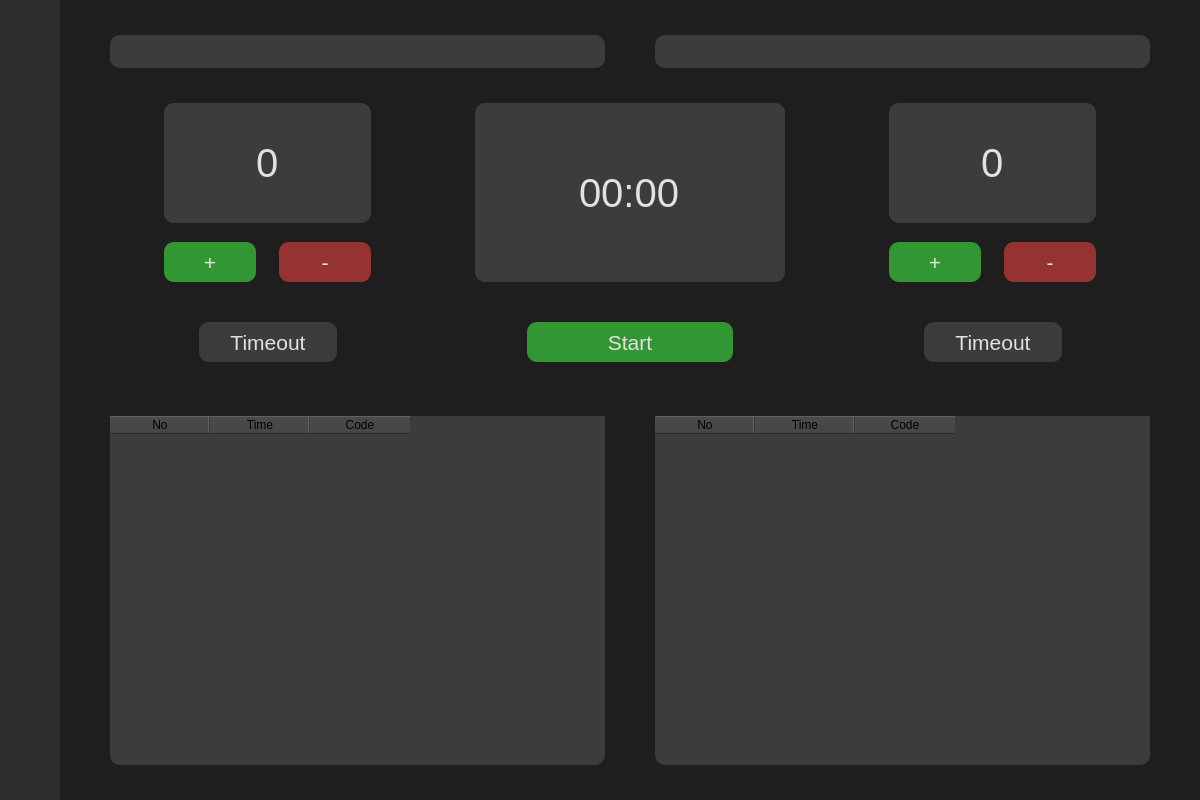
<?xml version="1.0" encoding="UTF-8"?>
<ui version="4.0">
 <class>MainWindow</class>
 <widget class="QMainWindow" name="MainWindow">
  <property name="geometry">
   <rect>
    <x>0</x>
    <y>0</y>
    <width>1200</width>
    <height>800</height>
   </rect>
  </property>
  <property name="minimumSize">
   <size>
    <width>800</width>
    <height>600</height>
   </size>
  </property>
  <property name="font">
   <font>
    <pointsize>9</pointsize>
   </font>
  </property>
  <property name="windowTitle">
   <string>Hockey Game Clock</string>
  </property>
  <property name="windowIcon">
   <iconset resource="resources.qrc">
    <normaloff>:/icons/icons/logo.png</normaloff>:/icons/icons/logo.png</iconset>
  </property>
  <property name="styleSheet">
   <string notr="true">background-color: rgb(30, 30, 30);</string>
  </property>
  <widget class="QWidget" name="centralwidget">
   <property name="styleSheet">
    <string notr="true">QPushButton {
    border: none;
    border-radius: 10px;
    color: rgb(225, 225, 225);
	background-color: rgb(60, 60, 60);
}

QTimeEdit {
    border: none;
    border-radius: 10px;
	color: rgb(225, 225, 225);
	background-color: rgb(60, 60, 60);
}

QSpinBox {
    border: none;
    border-radius: 10px;
	color: rgb(225, 225, 225);
	background-color: rgb(60, 60, 60);
}

QLineEdit {
    border: none;
    border-radius: 10px;
	color: rgb(225, 225, 225);
	background-color: rgb(60, 60, 60);
}

QTableWidget {
    border: none;
    border-radius: 10px;
    color: rgb(225, 225, 225);
	background-color: rgb(60, 60, 60);
}</string>
   </property>
   <layout class="QVBoxLayout" name="verticalLayout">
    <property name="spacing">
     <number>0</number>
    </property>
    <property name="leftMargin">
     <number>0</number>
    </property>
    <property name="topMargin">
     <number>0</number>
    </property>
    <property name="rightMargin">
     <number>0</number>
    </property>
    <property name="bottomMargin">
     <number>0</number>
    </property>
    <item>
     <widget class="QFrame" name="content">
      <property name="frameShape">
       <enum>QFrame::NoFrame</enum>
      </property>
      <property name="frameShadow">
       <enum>QFrame::Raised</enum>
      </property>
      <property name="lineWidth">
       <number>0</number>
      </property>
      <layout class="QHBoxLayout" name="horizontalLayout">
       <property name="spacing">
        <number>0</number>
       </property>
       <property name="leftMargin">
        <number>0</number>
       </property>
       <property name="topMargin">
        <number>0</number>
       </property>
       <property name="rightMargin">
        <number>0</number>
       </property>
       <property name="bottomMargin">
        <number>0</number>
       </property>
       <item>
        <widget class="QFrame" name="left_bar">
         <property name="minimumSize">
          <size>
           <width>60</width>
           <height>0</height>
          </size>
         </property>
         <property name="maximumSize">
          <size>
           <width>60</width>
           <height>16777215</height>
          </size>
         </property>
         <property name="styleSheet">
          <string notr="true">background-color: rgb(45, 45, 45);</string>
         </property>
         <property name="frameShape">
          <enum>QFrame::NoFrame</enum>
         </property>
         <property name="frameShadow">
          <enum>QFrame::Raised</enum>
         </property>
         <property name="lineWidth">
          <number>0</number>
         </property>
         <layout class="QVBoxLayout" name="verticalLayout_2">
          <property name="spacing">
           <number>0</number>
          </property>
          <property name="leftMargin">
           <number>0</number>
          </property>
          <property name="topMargin">
           <number>0</number>
          </property>
          <property name="rightMargin">
           <number>0</number>
          </property>
          <property name="bottomMargin">
           <number>0</number>
          </property>
          <item>
           <widget class="QPushButton" name="clock">
            <property name="minimumSize">
             <size>
              <width>60</width>
              <height>60</height>
             </size>
            </property>
            <property name="maximumSize">
             <size>
              <width>60</width>
              <height>60</height>
             </size>
            </property>
            <property name="styleSheet">
             <string notr="true">QPushButton:hover {
	background-color: rgb(75, 75, 75);
}</string>
            </property>
            <property name="text">
             <string/>
            </property>
            <property name="icon">
             <iconset resource="resources.qrc">
              <normaloff>:/icons/icons/clock.png</normaloff>:/icons/icons/clock.png</iconset>
            </property>
            <property name="iconSize">
             <size>
              <width>32</width>
              <height>32</height>
             </size>
            </property>
           </widget>
          </item>
          <item>
           <spacer name="spacer">
            <property name="orientation">
             <enum>Qt::Vertical</enum>
            </property>
            <property name="sizeHint" stdset="0">
             <size>
              <width>20</width>
              <height>40</height>
             </size>
            </property>
           </spacer>
          </item>
          <item>
           <widget class="QPushButton" name="settings">
            <property name="minimumSize">
             <size>
              <width>60</width>
              <height>60</height>
             </size>
            </property>
            <property name="maximumSize">
             <size>
              <width>60</width>
              <height>60</height>
             </size>
            </property>
            <property name="font">
             <font>
              <kerning>true</kerning>
             </font>
            </property>
            <property name="styleSheet">
             <string notr="true">QPushButton:hover {
	background-color: rgb(75, 75, 75);
}</string>
            </property>
            <property name="text">
             <string/>
            </property>
            <property name="icon">
             <iconset resource="resources.qrc">
              <normaloff>:/icons/icons/settings.png</normaloff>:/icons/icons/settings.png</iconset>
            </property>
            <property name="iconSize">
             <size>
              <width>32</width>
              <height>32</height>
             </size>
            </property>
           </widget>
          </item>
         </layout>
        </widget>
       </item>
       <item>
        <widget class="QFrame" name="clock_page">
         <property name="styleSheet">
          <string notr="true">background-color: rgb(30, 30, 30);</string>
         </property>
         <property name="frameShape">
          <enum>QFrame::NoFrame</enum>
         </property>
         <property name="frameShadow">
          <enum>QFrame::Raised</enum>
         </property>
         <property name="lineWidth">
          <number>0</number>
         </property>
         <layout class="QVBoxLayout" name="verticalLayout_3" stretch="1,2,1,8,1,10,1">
          <property name="spacing">
           <number>0</number>
          </property>
          <property name="leftMargin">
           <number>0</number>
          </property>
          <property name="topMargin">
           <number>0</number>
          </property>
          <property name="rightMargin">
           <number>0</number>
          </property>
          <property name="bottomMargin">
           <number>0</number>
          </property>
          <item>
           <spacer name="verticalSpacer_11">
            <property name="orientation">
             <enum>Qt::Vertical</enum>
            </property>
            <property name="sizeHint" stdset="0">
             <size>
              <width>20</width>
              <height>40</height>
             </size>
            </property>
           </spacer>
          </item>
          <item>
           <layout class="QHBoxLayout" name="team_names" stretch="1,10,1,10,1">
            <property name="spacing">
             <number>0</number>
            </property>
            <item>
             <spacer name="horizontalSpacer_12">
              <property name="orientation">
               <enum>Qt::Horizontal</enum>
              </property>
              <property name="sizeHint" stdset="0">
               <size>
                <width>40</width>
                <height>20</height>
               </size>
              </property>
             </spacer>
            </item>
            <item>
             <widget class="QLineEdit" name="home_name">
              <property name="font">
               <font>
                <pointsize>20</pointsize>
               </font>
              </property>
              <property name="styleSheet">
               <string notr="true">background-color: rgb(60, 60, 60);</string>
              </property>
              <property name="alignment">
               <set>Qt::AlignCenter</set>
              </property>
             </widget>
            </item>
            <item>
             <spacer name="spacer_2">
              <property name="orientation">
               <enum>Qt::Horizontal</enum>
              </property>
              <property name="sizeType">
               <enum>QSizePolicy::Expanding</enum>
              </property>
              <property name="sizeHint" stdset="0">
               <size>
                <width>20</width>
                <height>20</height>
               </size>
              </property>
             </spacer>
            </item>
            <item>
             <widget class="QLineEdit" name="guest_name">
              <property name="font">
               <font>
                <pointsize>20</pointsize>
               </font>
              </property>
              <property name="styleSheet">
               <string notr="true">background-color: rgb(60, 60, 60);</string>
              </property>
              <property name="alignment">
               <set>Qt::AlignCenter</set>
              </property>
             </widget>
            </item>
            <item>
             <spacer name="horizontalSpacer_13">
              <property name="orientation">
               <enum>Qt::Horizontal</enum>
              </property>
              <property name="sizeHint" stdset="0">
               <size>
                <width>40</width>
                <height>20</height>
               </size>
              </property>
             </spacer>
            </item>
           </layout>
          </item>
          <item>
           <spacer name="verticalSpacer_4">
            <property name="orientation">
             <enum>Qt::Vertical</enum>
            </property>
            <property name="sizeType">
             <enum>QSizePolicy::Expanding</enum>
            </property>
            <property name="sizeHint" stdset="0">
             <size>
              <width>20</width>
              <height>20</height>
             </size>
            </property>
           </spacer>
          </item>
          <item>
           <layout class="QHBoxLayout" name="time_goal_control" stretch="2,4,2,6,2,4,2">
            <property name="spacing">
             <number>0</number>
            </property>
            <item>
             <spacer name="horizontalSpacer_10">
              <property name="orientation">
               <enum>Qt::Horizontal</enum>
              </property>
              <property name="sizeHint" stdset="0">
               <size>
                <width>40</width>
                <height>20</height>
               </size>
              </property>
             </spacer>
            </item>
            <item>
             <layout class="QVBoxLayout" name="time_goal_control_home" stretch="6,1,2,2,2,1">
              <property name="spacing">
               <number>0</number>
              </property>
              <item>
               <widget class="QSpinBox" name="home_goals">
                <property name="sizePolicy">
                 <sizepolicy hsizetype="Expanding" vsizetype="Expanding">
                  <horstretch>0</horstretch>
                  <verstretch>0</verstretch>
                 </sizepolicy>
                </property>
                <property name="maximumSize">
                 <size>
                  <width>16777215</width>
                  <height>16777215</height>
                 </size>
                </property>
                <property name="font">
                 <font>
                  <pointsize>30</pointsize>
                 </font>
                </property>
                <property name="styleSheet">
                 <string notr="true">background-color: rgb(60, 60, 60);</string>
                </property>
                <property name="alignment">
                 <set>Qt::AlignCenter</set>
                </property>
                <property name="readOnly">
                 <bool>true</bool>
                </property>
                <property name="buttonSymbols">
                 <enum>QAbstractSpinBox::NoButtons</enum>
                </property>
               </widget>
              </item>
              <item>
               <spacer name="verticalSpacer_2">
                <property name="orientation">
                 <enum>Qt::Vertical</enum>
                </property>
                <property name="sizeType">
                 <enum>QSizePolicy::Expanding</enum>
                </property>
                <property name="sizeHint" stdset="0">
                 <size>
                  <width>20</width>
                  <height>20</height>
                 </size>
                </property>
               </spacer>
              </item>
              <item>
               <layout class="QHBoxLayout" name="horizontalLayout_6" stretch="4,1,4">
                <property name="spacing">
                 <number>0</number>
                </property>
                <item>
                 <widget class="QPushButton" name="home_goal_new">
                  <property name="sizePolicy">
                   <sizepolicy hsizetype="Expanding" vsizetype="Expanding">
                    <horstretch>0</horstretch>
                    <verstretch>0</verstretch>
                   </sizepolicy>
                  </property>
                  <property name="minimumSize">
                   <size>
                    <width>0</width>
                    <height>0</height>
                   </size>
                  </property>
                  <property name="font">
                   <font>
                    <pointsize>16</pointsize>
                   </font>
                  </property>
                  <property name="styleSheet">
                   <string notr="true">QPushButton {
    border: none;
    border-radius: 10px;
    color: rgb(225, 225, 225);
    background-color: rgb(50, 150, 50);
}
QPushButton:hover {
    color: rgb(255, 255, 255);
	background-color: rgb(50, 200, 50);
}
</string>
                  </property>
                  <property name="text">
                   <string>+</string>
                  </property>
                 </widget>
                </item>
                <item>
                 <spacer name="horizontalSpacer_3">
                  <property name="orientation">
                   <enum>Qt::Horizontal</enum>
                  </property>
                  <property name="sizeType">
                   <enum>QSizePolicy::Expanding</enum>
                  </property>
                  <property name="sizeHint" stdset="0">
                   <size>
                    <width>20</width>
                    <height>20</height>
                   </size>
                  </property>
                 </spacer>
                </item>
                <item>
                 <widget class="QPushButton" name="home_goal_del">
                  <property name="sizePolicy">
                   <sizepolicy hsizetype="Expanding" vsizetype="Expanding">
                    <horstretch>0</horstretch>
                    <verstretch>0</verstretch>
                   </sizepolicy>
                  </property>
                  <property name="minimumSize">
                   <size>
                    <width>0</width>
                    <height>0</height>
                   </size>
                  </property>
                  <property name="font">
                   <font>
                    <pointsize>16</pointsize>
                   </font>
                  </property>
                  <property name="styleSheet">
                   <string notr="true">QPushButton {
    border: none;
    border-radius: 10px;
    color: rgb(225, 225, 225);
    background-color: rgb(150, 50, 50);
}
QPushButton:hover {
    color: rgb(255, 255, 255);
	background-color: rgb(200, 50, 50);
}</string>
                  </property>
                  <property name="text">
                   <string>-</string>
                  </property>
                 </widget>
                </item>
               </layout>
              </item>
              <item>
               <spacer name="verticalSpacer_5">
                <property name="orientation">
                 <enum>Qt::Vertical</enum>
                </property>
                <property name="sizeType">
                 <enum>QSizePolicy::Expanding</enum>
                </property>
                <property name="sizeHint" stdset="0">
                 <size>
                  <width>20</width>
                  <height>20</height>
                 </size>
                </property>
               </spacer>
              </item>
              <item>
               <layout class="QHBoxLayout" name="horizontalLayout_2" stretch="1,4,1">
                <property name="spacing">
                 <number>0</number>
                </property>
                <property name="leftMargin">
                 <number>0</number>
                </property>
                <property name="topMargin">
                 <number>0</number>
                </property>
                <property name="rightMargin">
                 <number>0</number>
                </property>
                <property name="bottomMargin">
                 <number>0</number>
                </property>
                <item>
                 <spacer name="horizontalSpacer_14">
                  <property name="orientation">
                   <enum>Qt::Horizontal</enum>
                  </property>
                  <property name="sizeHint" stdset="0">
                   <size>
                    <width>40</width>
                    <height>20</height>
                   </size>
                  </property>
                 </spacer>
                </item>
                <item>
                 <widget class="QPushButton" name="home_timeout">
                  <property name="sizePolicy">
                   <sizepolicy hsizetype="Expanding" vsizetype="Expanding">
                    <horstretch>0</horstretch>
                    <verstretch>0</verstretch>
                   </sizepolicy>
                  </property>
                  <property name="font">
                   <font>
                    <pointsize>16</pointsize>
                   </font>
                  </property>
                  <property name="styleSheet">
                   <string notr="true">QPushButton {
    border: none;
    border-radius: 10px;
    color: rgb(225, 225, 225);
    background-color: rgb(60, 60, 60);
}
QPushButton:hover {
    color: rgb(255, 255, 255);
	background-color: rgb(75, 75, 75);
}
</string>
                  </property>
                  <property name="text">
                   <string>Timeout</string>
                  </property>
                 </widget>
                </item>
                <item>
                 <spacer name="horizontalSpacer_15">
                  <property name="orientation">
                   <enum>Qt::Horizontal</enum>
                  </property>
                  <property name="sizeHint" stdset="0">
                   <size>
                    <width>40</width>
                    <height>20</height>
                   </size>
                  </property>
                 </spacer>
                </item>
               </layout>
              </item>
              <item>
               <spacer name="verticalSpacer_9">
                <property name="orientation">
                 <enum>Qt::Vertical</enum>
                </property>
                <property name="sizeHint" stdset="0">
                 <size>
                  <width>20</width>
                  <height>40</height>
                 </size>
                </property>
               </spacer>
              </item>
             </layout>
            </item>
            <item>
             <spacer name="horizontalSpacer">
              <property name="orientation">
               <enum>Qt::Horizontal</enum>
              </property>
              <property name="sizeType">
               <enum>QSizePolicy::Minimum</enum>
              </property>
              <property name="sizeHint" stdset="0">
               <size>
                <width>40</width>
                <height>20</height>
               </size>
              </property>
             </spacer>
            </item>
            <item>
             <layout class="QVBoxLayout" name="time_control" stretch="9,2,2,1">
              <property name="spacing">
               <number>0</number>
              </property>
              <item>
               <widget class="QTimeEdit" name="timeEdit">
                <property name="sizePolicy">
                 <sizepolicy hsizetype="Expanding" vsizetype="Expanding">
                  <horstretch>0</horstretch>
                  <verstretch>0</verstretch>
                 </sizepolicy>
                </property>
                <property name="maximumSize">
                 <size>
                  <width>16777215</width>
                  <height>16777215</height>
                 </size>
                </property>
                <property name="font">
                 <font>
                  <pointsize>30</pointsize>
                  <italic>false</italic>
                  <bold>false</bold>
                  <underline>false</underline>
                  <kerning>true</kerning>
                 </font>
                </property>
                <property name="styleSheet">
                 <string notr="true">background-color: rgb(60, 60, 60);</string>
                </property>
                <property name="wrapping">
                 <bool>false</bool>
                </property>
                <property name="frame">
                 <bool>true</bool>
                </property>
                <property name="alignment">
                 <set>Qt::AlignCenter</set>
                </property>
                <property name="buttonSymbols">
                 <enum>QAbstractSpinBox::NoButtons</enum>
                </property>
                <property name="maximumTime">
                 <time>
                  <hour>1</hour>
                  <minute>0</minute>
                  <second>0</second>
                 </time>
                </property>
                <property name="currentSection">
                 <enum>QDateTimeEdit::MinuteSection</enum>
                </property>
                <property name="displayFormat">
                 <string>mm:ss</string>
                </property>
               </widget>
              </item>
              <item>
               <spacer name="verticalSpacer">
                <property name="orientation">
                 <enum>Qt::Vertical</enum>
                </property>
                <property name="sizeType">
                 <enum>QSizePolicy::Expanding</enum>
                </property>
                <property name="sizeHint" stdset="0">
                 <size>
                  <width>20</width>
                  <height>20</height>
                 </size>
                </property>
               </spacer>
              </item>
              <item>
               <layout class="QHBoxLayout" name="horizontalLayout_5" stretch="1,4,1">
                <property name="spacing">
                 <number>0</number>
                </property>
                <property name="leftMargin">
                 <number>0</number>
                </property>
                <property name="topMargin">
                 <number>0</number>
                </property>
                <property name="rightMargin">
                 <number>0</number>
                </property>
                <property name="bottomMargin">
                 <number>0</number>
                </property>
                <item>
                 <spacer name="horizontalSpacer_6">
                  <property name="orientation">
                   <enum>Qt::Horizontal</enum>
                  </property>
                  <property name="sizeHint" stdset="0">
                   <size>
                    <width>40</width>
                    <height>20</height>
                   </size>
                  </property>
                 </spacer>
                </item>
                <item>
                 <widget class="QPushButton" name="pushButton">
                  <property name="sizePolicy">
                   <sizepolicy hsizetype="Expanding" vsizetype="Expanding">
                    <horstretch>0</horstretch>
                    <verstretch>0</verstretch>
                   </sizepolicy>
                  </property>
                  <property name="minimumSize">
                   <size>
                    <width>0</width>
                    <height>0</height>
                   </size>
                  </property>
                  <property name="maximumSize">
                   <size>
                    <width>16777215</width>
                    <height>16777215</height>
                   </size>
                  </property>
                  <property name="font">
                   <font>
                    <pointsize>16</pointsize>
                   </font>
                  </property>
                  <property name="styleSheet">
                   <string notr="true">QPushButton {
    border: none;
    border-radius: 10px;
    color: rgb(225, 225, 225);
    background-color: rgb(50, 150, 50);
}
QPushButton:hover {
    color: rgb(255, 255, 255);
	background-color: rgb(50, 200, 50);
}</string>
                  </property>
                  <property name="text">
                   <string>Start</string>
                  </property>
                 </widget>
                </item>
                <item>
                 <spacer name="horizontalSpacer_7">
                  <property name="orientation">
                   <enum>Qt::Horizontal</enum>
                  </property>
                  <property name="sizeHint" stdset="0">
                   <size>
                    <width>40</width>
                    <height>20</height>
                   </size>
                  </property>
                 </spacer>
                </item>
               </layout>
              </item>
              <item>
               <spacer name="verticalSpacer_13">
                <property name="orientation">
                 <enum>Qt::Vertical</enum>
                </property>
                <property name="sizeHint" stdset="0">
                 <size>
                  <width>20</width>
                  <height>40</height>
                 </size>
                </property>
               </spacer>
              </item>
             </layout>
            </item>
            <item>
             <spacer name="horizontalSpacer_2">
              <property name="orientation">
               <enum>Qt::Horizontal</enum>
              </property>
              <property name="sizeType">
               <enum>QSizePolicy::Expanding</enum>
              </property>
              <property name="sizeHint" stdset="0">
               <size>
                <width>40</width>
                <height>20</height>
               </size>
              </property>
             </spacer>
            </item>
            <item>
             <layout class="QVBoxLayout" name="time_goal_control_guest" stretch="6,1,2,2,2,1">
              <property name="spacing">
               <number>0</number>
              </property>
              <item>
               <widget class="QSpinBox" name="guest_goals">
                <property name="sizePolicy">
                 <sizepolicy hsizetype="Expanding" vsizetype="Expanding">
                  <horstretch>0</horstretch>
                  <verstretch>0</verstretch>
                 </sizepolicy>
                </property>
                <property name="maximumSize">
                 <size>
                  <width>16777215</width>
                  <height>16777215</height>
                 </size>
                </property>
                <property name="font">
                 <font>
                  <pointsize>30</pointsize>
                 </font>
                </property>
                <property name="styleSheet">
                 <string notr="true">background-color: rgb(60, 60, 60);</string>
                </property>
                <property name="alignment">
                 <set>Qt::AlignCenter</set>
                </property>
                <property name="readOnly">
                 <bool>true</bool>
                </property>
                <property name="buttonSymbols">
                 <enum>QAbstractSpinBox::NoButtons</enum>
                </property>
               </widget>
              </item>
              <item>
               <spacer name="verticalSpacer_3">
                <property name="orientation">
                 <enum>Qt::Vertical</enum>
                </property>
                <property name="sizeType">
                 <enum>QSizePolicy::Expanding</enum>
                </property>
                <property name="sizeHint" stdset="0">
                 <size>
                  <width>20</width>
                  <height>20</height>
                 </size>
                </property>
               </spacer>
              </item>
              <item>
               <layout class="QHBoxLayout" name="horizontalLayout_4" stretch="4,1,4">
                <property name="spacing">
                 <number>0</number>
                </property>
                <item>
                 <widget class="QPushButton" name="guest_goal_new">
                  <property name="sizePolicy">
                   <sizepolicy hsizetype="Expanding" vsizetype="Expanding">
                    <horstretch>0</horstretch>
                    <verstretch>0</verstretch>
                   </sizepolicy>
                  </property>
                  <property name="minimumSize">
                   <size>
                    <width>0</width>
                    <height>0</height>
                   </size>
                  </property>
                  <property name="font">
                   <font>
                    <pointsize>16</pointsize>
                   </font>
                  </property>
                  <property name="styleSheet">
                   <string notr="true">QPushButton {
    border: none;
    border-radius: 10px;
    color: rgb(225, 225, 225);
    background-color: rgb(50, 150, 50);
}
QPushButton:hover {
    color: rgb(255, 255, 255);
	background-color: rgb(50, 200, 50);
}</string>
                  </property>
                  <property name="text">
                   <string>+</string>
                  </property>
                 </widget>
                </item>
                <item>
                 <spacer name="horizontalSpacer_4">
                  <property name="orientation">
                   <enum>Qt::Horizontal</enum>
                  </property>
                  <property name="sizeType">
                   <enum>QSizePolicy::Expanding</enum>
                  </property>
                  <property name="sizeHint" stdset="0">
                   <size>
                    <width>20</width>
                    <height>20</height>
                   </size>
                  </property>
                 </spacer>
                </item>
                <item>
                 <widget class="QPushButton" name="guest_goal_del">
                  <property name="sizePolicy">
                   <sizepolicy hsizetype="Expanding" vsizetype="Expanding">
                    <horstretch>0</horstretch>
                    <verstretch>0</verstretch>
                   </sizepolicy>
                  </property>
                  <property name="minimumSize">
                   <size>
                    <width>0</width>
                    <height>0</height>
                   </size>
                  </property>
                  <property name="font">
                   <font>
                    <pointsize>16</pointsize>
                   </font>
                  </property>
                  <property name="styleSheet">
                   <string notr="true">QPushButton {
    border: none;
    border-radius: 10px;
    color: rgb(225, 225, 225);
    background-color: rgb(150, 50, 50);
}
QPushButton:hover {
    color: rgb(255, 255, 255);
	background-color: rgb(200, 50, 50);
}</string>
                  </property>
                  <property name="text">
                   <string>-</string>
                  </property>
                 </widget>
                </item>
               </layout>
              </item>
              <item>
               <spacer name="verticalSpacer_6">
                <property name="orientation">
                 <enum>Qt::Vertical</enum>
                </property>
                <property name="sizeType">
                 <enum>QSizePolicy::Expanding</enum>
                </property>
                <property name="sizeHint" stdset="0">
                 <size>
                  <width>20</width>
                  <height>20</height>
                 </size>
                </property>
               </spacer>
              </item>
              <item>
               <layout class="QHBoxLayout" name="horizontalLayout_3" stretch="1,4,1">
                <property name="spacing">
                 <number>0</number>
                </property>
                <property name="leftMargin">
                 <number>0</number>
                </property>
                <property name="topMargin">
                 <number>0</number>
                </property>
                <property name="rightMargin">
                 <number>0</number>
                </property>
                <property name="bottomMargin">
                 <number>0</number>
                </property>
                <item>
                 <spacer name="horizontalSpacer_16">
                  <property name="orientation">
                   <enum>Qt::Horizontal</enum>
                  </property>
                  <property name="sizeHint" stdset="0">
                   <size>
                    <width>40</width>
                    <height>20</height>
                   </size>
                  </property>
                 </spacer>
                </item>
                <item>
                 <widget class="QPushButton" name="guest_timeout">
                  <property name="sizePolicy">
                   <sizepolicy hsizetype="Expanding" vsizetype="Expanding">
                    <horstretch>0</horstretch>
                    <verstretch>0</verstretch>
                   </sizepolicy>
                  </property>
                  <property name="font">
                   <font>
                    <pointsize>16</pointsize>
                   </font>
                  </property>
                  <property name="styleSheet">
                   <string notr="true">QPushButton {
    border: none;
    border-radius: 10px;
    color: rgb(225, 225, 225);
    background-color: rgb(60, 60, 60);
}
QPushButton:hover {
    color: rgb(255, 255, 255);
	background-color: rgb(75, 75, 75);
}</string>
                  </property>
                  <property name="text">
                   <string>Timeout</string>
                  </property>
                 </widget>
                </item>
                <item>
                 <spacer name="horizontalSpacer_17">
                  <property name="orientation">
                   <enum>Qt::Horizontal</enum>
                  </property>
                  <property name="sizeHint" stdset="0">
                   <size>
                    <width>40</width>
                    <height>20</height>
                   </size>
                  </property>
                 </spacer>
                </item>
               </layout>
              </item>
              <item>
               <spacer name="verticalSpacer_10">
                <property name="orientation">
                 <enum>Qt::Vertical</enum>
                </property>
                <property name="sizeHint" stdset="0">
                 <size>
                  <width>20</width>
                  <height>40</height>
                 </size>
                </property>
               </spacer>
              </item>
             </layout>
            </item>
            <item>
             <spacer name="horizontalSpacer_11">
              <property name="orientation">
               <enum>Qt::Horizontal</enum>
              </property>
              <property name="sizeHint" stdset="0">
               <size>
                <width>40</width>
                <height>20</height>
               </size>
              </property>
             </spacer>
            </item>
           </layout>
          </item>
          <item>
           <spacer name="verticalSpacer_7">
            <property name="orientation">
             <enum>Qt::Vertical</enum>
            </property>
            <property name="sizeType">
             <enum>QSizePolicy::Expanding</enum>
            </property>
            <property name="sizeHint" stdset="0">
             <size>
              <width>20</width>
              <height>20</height>
             </size>
            </property>
           </spacer>
          </item>
          <item>
           <layout class="QHBoxLayout" name="penalty_control" stretch="1,10,1,10,1">
            <property name="spacing">
             <number>0</number>
            </property>
            <property name="leftMargin">
             <number>0</number>
            </property>
            <property name="topMargin">
             <number>0</number>
            </property>
            <property name="rightMargin">
             <number>0</number>
            </property>
            <property name="bottomMargin">
             <number>0</number>
            </property>
            <item>
             <spacer name="horizontalSpacer_8">
              <property name="orientation">
               <enum>Qt::Horizontal</enum>
              </property>
              <property name="sizeHint" stdset="0">
               <size>
                <width>40</width>
                <height>20</height>
               </size>
              </property>
             </spacer>
            </item>
            <item>
             <layout class="QVBoxLayout" name="penalty_control_home">
              <property name="spacing">
               <number>0</number>
              </property>
              <item>
               <widget class="QTableWidget" name="home_penalties">
                <property name="styleSheet">
                 <string notr="true">background-color: rgb(60, 60, 60);
</string>
                </property>
                <column>
                 <property name="text">
                  <string>No</string>
                 </property>
                </column>
                <column>
                 <property name="text">
                  <string>Time</string>
                 </property>
                </column>
                <column>
                 <property name="text">
                  <string>Code</string>
                 </property>
                </column>
               </widget>
              </item>
             </layout>
            </item>
            <item>
             <spacer name="horizontalSpacer_5">
              <property name="orientation">
               <enum>Qt::Horizontal</enum>
              </property>
              <property name="sizeType">
               <enum>QSizePolicy::Expanding</enum>
              </property>
              <property name="sizeHint" stdset="0">
               <size>
                <width>20</width>
                <height>20</height>
               </size>
              </property>
             </spacer>
            </item>
            <item>
             <layout class="QVBoxLayout" name="penalty_control_guest" stretch="0">
              <property name="spacing">
               <number>0</number>
              </property>
              <property name="leftMargin">
               <number>0</number>
              </property>
              <property name="topMargin">
               <number>0</number>
              </property>
              <property name="rightMargin">
               <number>0</number>
              </property>
              <property name="bottomMargin">
               <number>0</number>
              </property>
              <item>
               <widget class="QTableWidget" name="guest_penalties">
                <property name="styleSheet">
                 <string notr="true">background-color: rgb(60, 60, 60);</string>
                </property>
                <column>
                 <property name="text">
                  <string>No</string>
                 </property>
                </column>
                <column>
                 <property name="text">
                  <string>Time</string>
                 </property>
                </column>
                <column>
                 <property name="text">
                  <string>Code</string>
                 </property>
                </column>
               </widget>
              </item>
             </layout>
            </item>
            <item>
             <spacer name="horizontalSpacer_9">
              <property name="orientation">
               <enum>Qt::Horizontal</enum>
              </property>
              <property name="sizeHint" stdset="0">
               <size>
                <width>40</width>
                <height>20</height>
               </size>
              </property>
             </spacer>
            </item>
           </layout>
          </item>
          <item>
           <spacer name="verticalSpacer_12">
            <property name="orientation">
             <enum>Qt::Vertical</enum>
            </property>
            <property name="sizeHint" stdset="0">
             <size>
              <width>20</width>
              <height>40</height>
             </size>
            </property>
           </spacer>
          </item>
         </layout>
        </widget>
       </item>
      </layout>
     </widget>
    </item>
   </layout>
  </widget>
 </widget>
 <resources>
  <include location="resources.qrc"/>
 </resources>
 <connections/>
</ui>
